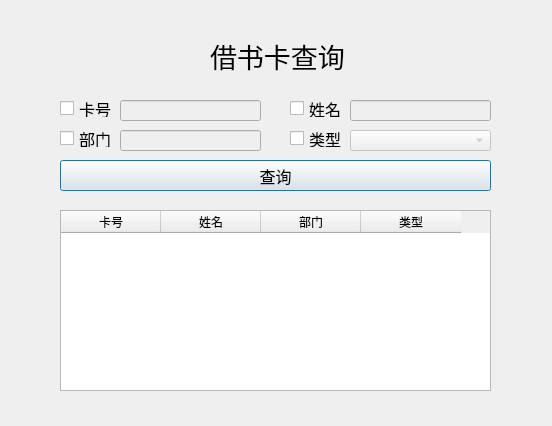
<?xml version="1.0" encoding="UTF-8"?>
<ui version="4.0">
 <class>Searchcard</class>
 <widget class="QDialog" name="Searchcard">
  <property name="geometry">
   <rect>
    <x>0</x>
    <y>0</y>
    <width>552</width>
    <height>426</height>
   </rect>
  </property>
  <property name="windowTitle">
   <string>Dialog</string>
  </property>
  <widget class="QLabel" name="label">
   <property name="geometry">
    <rect>
     <x>210</x>
     <y>30</y>
     <width>161</width>
     <height>51</height>
    </rect>
   </property>
   <property name="font">
    <font>
     <family>汉仪劲楷简</family>
     <pointsize>20</pointsize>
    </font>
   </property>
   <property name="text">
    <string>借书卡查询</string>
   </property>
  </widget>
  <widget class="QCheckBox" name="check_cno">
   <property name="geometry">
    <rect>
     <x>60</x>
     <y>100</y>
     <width>64</width>
     <height>17</height>
    </rect>
   </property>
   <property name="font">
    <font>
     <family>汉仪劲楷简</family>
     <pointsize>12</pointsize>
    </font>
   </property>
   <property name="text">
    <string>卡号</string>
   </property>
  </widget>
  <widget class="QCheckBox" name="check_name">
   <property name="geometry">
    <rect>
     <x>290</x>
     <y>100</y>
     <width>64</width>
     <height>17</height>
    </rect>
   </property>
   <property name="font">
    <font>
     <family>汉仪劲楷简</family>
     <pointsize>12</pointsize>
    </font>
   </property>
   <property name="text">
    <string>姓名</string>
   </property>
  </widget>
  <widget class="QCheckBox" name="check_department">
   <property name="geometry">
    <rect>
     <x>60</x>
     <y>130</y>
     <width>64</width>
     <height>17</height>
    </rect>
   </property>
   <property name="font">
    <font>
     <family>汉仪劲楷简</family>
     <pointsize>12</pointsize>
    </font>
   </property>
   <property name="text">
    <string>部门</string>
   </property>
  </widget>
  <widget class="QCheckBox" name="check_type">
   <property name="geometry">
    <rect>
     <x>290</x>
     <y>130</y>
     <width>64</width>
     <height>17</height>
    </rect>
   </property>
   <property name="font">
    <font>
     <family>汉仪劲楷简</family>
     <pointsize>12</pointsize>
    </font>
   </property>
   <property name="text">
    <string>类型</string>
   </property>
  </widget>
  <widget class="QLineEdit" name="text_cno">
   <property name="enabled">
    <bool>false</bool>
   </property>
   <property name="geometry">
    <rect>
     <x>120</x>
     <y>100</y>
     <width>141</width>
     <height>21</height>
    </rect>
   </property>
   <property name="font">
    <font>
     <family>楷体</family>
     <pointsize>9</pointsize>
    </font>
   </property>
  </widget>
  <widget class="QLineEdit" name="text_department">
   <property name="enabled">
    <bool>false</bool>
   </property>
   <property name="geometry">
    <rect>
     <x>120</x>
     <y>130</y>
     <width>141</width>
     <height>21</height>
    </rect>
   </property>
   <property name="font">
    <font>
     <family>楷体</family>
     <pointsize>9</pointsize>
    </font>
   </property>
  </widget>
  <widget class="QLineEdit" name="text_name">
   <property name="enabled">
    <bool>false</bool>
   </property>
   <property name="geometry">
    <rect>
     <x>350</x>
     <y>100</y>
     <width>141</width>
     <height>21</height>
    </rect>
   </property>
   <property name="font">
    <font>
     <family>楷体</family>
     <pointsize>9</pointsize>
    </font>
   </property>
  </widget>
  <widget class="QComboBox" name="box_type">
   <property name="enabled">
    <bool>false</bool>
   </property>
   <property name="geometry">
    <rect>
     <x>350</x>
     <y>130</y>
     <width>141</width>
     <height>21</height>
    </rect>
   </property>
   <property name="font">
    <font>
     <family>楷体</family>
     <pointsize>9</pointsize>
    </font>
   </property>
   <item>
    <property name="text">
     <string/>
    </property>
   </item>
   <item>
    <property name="text">
     <string>教师</string>
    </property>
   </item>
   <item>
    <property name="text">
     <string>学生</string>
    </property>
   </item>
  </widget>
  <widget class="QPushButton" name="btn_search">
   <property name="geometry">
    <rect>
     <x>60</x>
     <y>160</y>
     <width>431</width>
     <height>31</height>
    </rect>
   </property>
   <property name="font">
    <font>
     <family>汉仪劲楷简</family>
     <pointsize>12</pointsize>
    </font>
   </property>
   <property name="text">
    <string>查询</string>
   </property>
  </widget>
  <widget class="QTableWidget" name="table_card">
   <property name="geometry">
    <rect>
     <x>60</x>
     <y>210</y>
     <width>431</width>
     <height>181</height>
    </rect>
   </property>
   <column>
    <property name="text">
     <string>卡号</string>
    </property>
   </column>
   <column>
    <property name="text">
     <string>姓名</string>
    </property>
   </column>
   <column>
    <property name="text">
     <string>部门</string>
    </property>
   </column>
   <column>
    <property name="text">
     <string>类型</string>
    </property>
   </column>
  </widget>
  <widget class="QLabel" name="label_exist">
   <property name="geometry">
    <rect>
     <x>190</x>
     <y>290</y>
     <width>171</width>
     <height>31</height>
    </rect>
   </property>
   <property name="font">
    <font>
     <family>楷体</family>
     <pointsize>10</pointsize>
    </font>
   </property>
   <property name="text">
    <string/>
   </property>
  </widget>
 </widget>
 <resources/>
 <connections/>
</ui>
